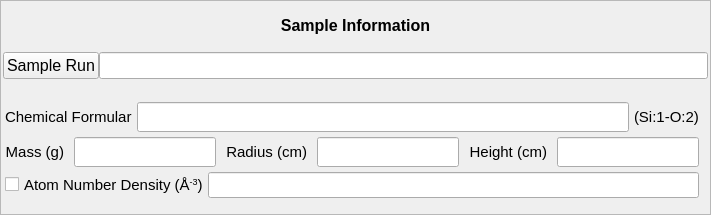
       <widget class="QFrame" name="frame">
        <property name="styleSheet">
         <string notr="true">QFrame#frame {
	background-color: rgb(248, 254, 255);
	border: 2px solid rgb(205, 255, 255);
}

QPushButton {
    background-color: none; /* 不设置背景色，使用默认样式 */
}</string>
        </property>
        <property name="frameShape">
         <enum>QFrame::StyledPanel</enum>
        </property>
        <property name="frameShadow">
         <enum>QFrame::Raised</enum>
        </property>
        <layout class="QVBoxLayout" name="verticalLayout" stretch="1,5,10">
         <property name="spacing">
          <number>2</number>
         </property>
         <property name="leftMargin">
          <number>2</number>
         </property>
         <property name="topMargin">
          <number>15</number>
         </property>
         <property name="rightMargin">
          <number>2</number>
         </property>
         <property name="bottomMargin">
          <number>2</number>
         </property>
         <item>
          <widget class="QLabel" name="label">
           <property name="font">
            <font>
             <family>Arial</family>
             <pointsize>12</pointsize>
             <weight>75</weight>
             <bold>true</bold>
            </font>
           </property>
           <property name="text">
            <string>Sample Information</string>
           </property>
           <property name="alignment">
            <set>Qt::AlignCenter</set>
           </property>
          </widget>
         </item>
         <item>
          <widget class="QWidget" name="widget_4" native="true">
           <layout class="QHBoxLayout" name="horizontalLayout_2">
            <property name="spacing">
             <number>0</number>
            </property>
            <property name="leftMargin">
             <number>0</number>
            </property>
            <property name="topMargin">
             <number>0</number>
            </property>
            <property name="rightMargin">
             <number>0</number>
            </property>
            <property name="bottomMargin">
             <number>0</number>
            </property>
            <item>
             <widget class="QPushButton" name="pdf_samrun_button">
              <property name="minimumSize">
               <size>
                <width>0</width>
                <height>0</height>
               </size>
              </property>
              <property name="maximumSize">
               <size>
                <width>16777215</width>
                <height>16777215</height>
               </size>
              </property>
              <property name="font">
               <font>
                <family>Arial</family>
                <pointsize>12</pointsize>
               </font>
              </property>
              <property name="text">
               <string>Sample Run</string>
              </property>
             </widget>
            </item>
            <item>
             <widget class="QLineEdit" name="pdf_samrun_text">
              <property name="font">
               <font>
                <family>Arial</family>
                <pointsize>12</pointsize>
               </font>
              </property>
              <property name="readOnly">
               <bool>true</bool>
              </property>
             </widget>
            </item>
           </layout>
          </widget>
         </item>
         <item>
          <widget class="QWidget" name="widget_6" native="true">
           <layout class="QVBoxLayout" name="verticalLayout_20" stretch="2,2,2,3">
            <property name="spacing">
             <number>5</number>
            </property>
            <property name="leftMargin">
             <number>2</number>
            </property>
            <property name="topMargin">
             <number>5</number>
            </property>
            <property name="bottomMargin">
             <number>5</number>
            </property>
            <item>
             <layout class="QHBoxLayout" name="horizontalLayout_22">
              <item>
               <widget class="QLabel" name="label_2">
                <property name="font">
                 <font>
                  <family>Arial</family>
                  <pointsize>11</pointsize>
                 </font>
                </property>
                <property name="text">
                 <string>Chemical Formular</string>
                </property>
               </widget>
              </item>
              <item>
               <widget class="QLineEdit" name="pdf_chem_form">
                <property name="font">
                 <font>
                  <family>3ds</family>
                  <pointsize>11</pointsize>
                 </font>
                </property>
               </widget>
              </item>
              <item>
               <widget class="QLabel" name="label_3">
                <property name="font">
                 <font>
                  <family>Arial</family>
                  <pointsize>11</pointsize>
                 </font>
                </property>
                <property name="text">
                 <string>(Si:1-O:2)</string>
                </property>
               </widget>
              </item>
             </layout>
            </item>
            <item>
             <layout class="QHBoxLayout" name="horizontalLayout_26">
              <property name="spacing">
               <number>10</number>
              </property>
              <item>
               <layout class="QHBoxLayout" name="horizontalLayout_23">
                <item>
                 <widget class="QLabel" name="label_4">
                  <property name="font">
                   <font>
                    <family>Arial</family>
                    <pointsize>11</pointsize>
                   </font>
                  </property>
                  <property name="text">
                   <string>Mass (g)</string>
                  </property>
                  <property name="alignment">
                   <set>Qt::AlignRight|Qt::AlignTrailing|Qt::AlignVCenter</set>
                  </property>
                 </widget>
                </item>
                <item>
                 <widget class="QLineEdit" name="pdf_mass">
                  <property name="minimumSize">
                   <size>
                    <width>80</width>
                    <height>0</height>
                   </size>
                  </property>
                  <property name="font">
                   <font>
                    <family>3ds</family>
                    <pointsize>11</pointsize>
                   </font>
                  </property>
                 </widget>
                </item>
               </layout>
              </item>
              <item>
               <layout class="QHBoxLayout" name="horizontalLayout_24">
                <item>
                 <widget class="QLabel" name="label_6">
                  <property name="font">
                   <font>
                    <family>Arial</family>
                    <pointsize>11</pointsize>
                   </font>
                  </property>
                  <property name="text">
                   <string>Radius (cm)</string>
                  </property>
                  <property name="alignment">
                   <set>Qt::AlignRight|Qt::AlignTrailing|Qt::AlignVCenter</set>
                  </property>
                 </widget>
                </item>
                <item>
                 <widget class="QLineEdit" name="pdf_radius">
                  <property name="minimumSize">
                   <size>
                    <width>80</width>
                    <height>0</height>
                   </size>
                  </property>
                  <property name="font">
                   <font>
                    <family>3ds</family>
                    <pointsize>11</pointsize>
                   </font>
                  </property>
                 </widget>
                </item>
               </layout>
              </item>
              <item>
               <layout class="QHBoxLayout" name="horizontalLayout_25">
                <item>
                 <widget class="QLabel" name="label_7">
                  <property name="font">
                   <font>
                    <family>Arial</family>
                    <pointsize>11</pointsize>
                   </font>
                  </property>
                  <property name="text">
                   <string>Height (cm)</string>
                  </property>
                  <property name="alignment">
                   <set>Qt::AlignRight|Qt::AlignTrailing|Qt::AlignVCenter</set>
                  </property>
                 </widget>
                </item>
                <item>
                 <widget class="QLineEdit" name="pdf_height">
                  <property name="minimumSize">
                   <size>
                    <width>80</width>
                    <height>0</height>
                   </size>
                  </property>
                  <property name="font">
                   <font>
                    <family>3ds</family>
                    <pointsize>11</pointsize>
                   </font>
                  </property>
                 </widget>
                </item>
               </layout>
              </item>
             </layout>
            </item>
            <item>
             <layout class="QHBoxLayout" name="horizontalLayout_28" stretch="1,0,1">
              <property name="spacing">
               <number>5</number>
              </property>
              <property name="topMargin">
               <number>0</number>
              </property>
              <item>
               <widget class="QCheckBox" name="num_dens_check">
                <property name="sizePolicy">
                 <sizepolicy hsizetype="Fixed" vsizetype="Fixed">
                  <horstretch>0</horstretch>
                  <verstretch>0</verstretch>
                 </sizepolicy>
                </property>
                <property name="font">
                 <font>
                  <family>Arial</family>
                  <pointsize>11</pointsize>
                 </font>
                </property>
                <property name="text">
                 <string/>
                </property>
               </widget>
              </item>
              <item>
               <widget class="QLabel" name="label_5">
                <property name="font">
                 <font>
                  <family>Arial</family>
                  <pointsize>11</pointsize>
                 </font>
                </property>
                <property name="text">
                 <string>&lt;html&gt;&lt;head/&gt;&lt;body&gt;&lt;p&gt;Atom Number Density (Å&lt;span style=&quot; vertical-align:super;&quot;&gt;-3&lt;/span&gt;)&lt;/p&gt;&lt;/body&gt;&lt;/html&gt;</string>
                </property>
                <property name="textFormat">
                 <enum>Qt::RichText</enum>
                </property>
               </widget>
              </item>
              <item>
               <widget class="QLineEdit" name="num_dens_text">
                <property name="minimumSize">
                 <size>
                  <width>50</width>
                  <height>0</height>
                 </size>
                </property>
                <property name="font">
                 <font>
                  <family>Arial</family>
                  <pointsize>11</pointsize>
                 </font>
                </property>
               </widget>
              </item>
             </layout>
            </item>
            <item>
             <spacer name="verticalSpacer">
              <property name="orientation">
               <enum>Qt::Vertical</enum>
              </property>
              <property name="sizeHint" stdset="0">
               <size>
                <width>20</width>
                <height>40</height>
               </size>
              </property>
             </spacer>
            </item>
           </layout>
          </widget>
         </item>
        </layout>
       </widget>
